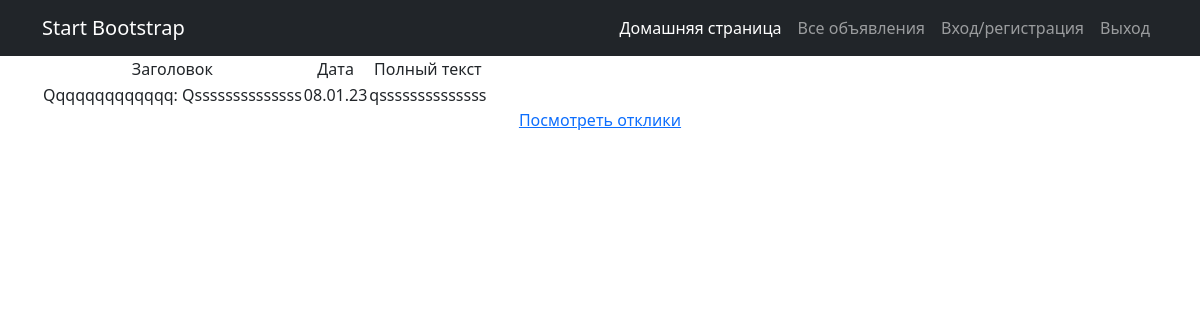
Screenshot of /news/22 with the database file from the repository.
### news/models.py (models this page shows, shortened)
class Post(models.Model):
    TYPE_CHOICES = [
        ('Танки', 'Танки'),
        ('Хилы', 'Хилы'),
        ('DD', 'ДД'),
        ('Merchants', 'Торговцы'),
        ('Guildmasters', 'Гилдмастеры'),
        ('Questgivers', 'Квестгиверы'),
        ('Blacksmiths', 'Кузнецы'),
        ('Leatherworkers', 'Кожевники'),
        ('Potions Masters', 'Зельевары'),
        ('Spellmasters', 'Мастера заклинаний'),
    ]
    author = models.ForeignKey(Author, on_delete=models.CASCADE)
    dateCreation = models.DateTimeField(auto_now_add=True)
    category_news = models.CharField(max_length=64, choices=TYPE_CHOICES, default='Tanks')
    title = models.CharField(max_length=128, validators=[validate_not_empty])
    text = models.TextField(validators=[validate_not_empty])
    time = models.DateTimeField(auto_now_add=True)
    upload = models.FileField(upload_to='uploads/', blank=True)
    def __str__(self):
        return f'{self.title}: {self.text[:256]}'

### news/views.py (the view)
# urls.py: path('news/<int:pk>', PostDetail.as_view(), name='news_id'),
class PostDetail(DetailView):
    model = Post
    template_name = 'news_id.html'
    context_object_name = 'news_id'

### templates/news_id.html (shortened to what this page needs)
{% extends 'flatpages/default.html' %}
{% block content %}
    <table>
        <tr>
            <td>Заголовок</td>
            <td>Дата</td>
            <td>Полный текст</td>
        </tr>
        <tr>
            <td>{{ news_id|title }}</td>
            <td>{{ news_id.time|date:'d.m.y' }}</td>
            <td>{{ news_id.text }}</td>
        </tr>
    </table>
    <a href="{% url 'comment_list' pk=news_id.id %}">Посмотреть отклики</a>
{% endblock content %}

### rows the page displays
Post: title+text "Qqqqqqqqqqqqq: Qssssssssssssss", time "08.01.23", text "qssssssssssssss"
